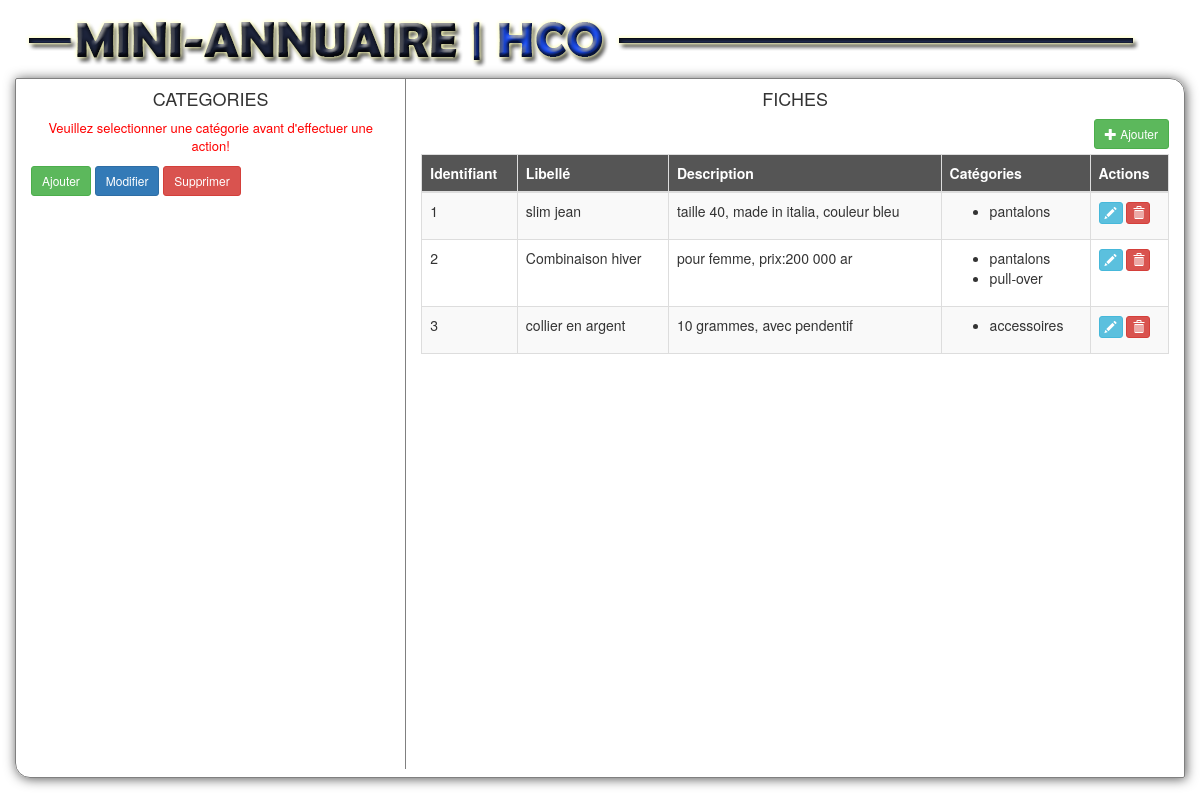
The page / on the database its author committed.
### tables this page shows
CREATE TABLE IF NOT EXISTS `fiche` (
  `id_fiche` int(11) NOT NULL AUTO_INCREMENT,
  `libelle_fiche` varchar(50) NOT NULL,
  `description_fiche` varchar(200) NOT NULL,
  PRIMARY KEY (`id_fiche`)
);

CREATE TABLE IF NOT EXISTS `lien_categ_fiche` (
  `id_categorie` int(11) NOT NULL,
  `id_fiche` int(11) NOT NULL,
  PRIMARY KEY (`id_categorie`,`id_fiche`),
  KEY `id_fiche` (`id_fiche`)
);

CREATE TABLE IF NOT EXISTS `categorie` (
  `id_categorie` int(11) NOT NULL AUTO_INCREMENT,
  `libelle_categorie` varchar(50) NOT NULL,
  `id_parent` int(11) DEFAULT NULL,
  PRIMARY KEY (`id_categorie`),
  KEY `id_parent` (`id_parent`)
);

### controllers/categorie.php (called while the page is built, shortened)
<?php
require_once __DIR__.'/../models/fiche_model.php';
class Categorie{
	private $fiches;
	public function __construct(){
		$this->fiches = new Fiche_model();
	}
	public function show_indexPage(){
		$fiche = $this->fiches->selectAll();
		include('views/index_page.php');
	}
}

### index.php (called while the page is built)
<?php
require 'controllers/route.php';
$route = new Route();
$route->run();?>

### models/connexion.php (called while the page is built)
<?php
class Connexion
{
    private static $instance = null;
    private $_pdo = null;
    private $_host = "localhost";
    private $_login = "root";
    private $_passwd = "root";
    private $_database = "annuairedb";
    private function __construct()
    {
        $this->_pdo = new PDO("mysql:host=".$this->_host.";dbname=".$this->_database, $this->_login, $this->_passwd);
        $this->_pdo->setAttribute(PDO::ATTR_ERRMODE, PDO::ERRMODE_EXCEPTION);
    }
    public static function getInstance()
    {
        if(is_null(self::$instance)) self::$instance = new Connexion();
        return self::$instance;
    }
    public function getPDO(){
        return $this->_pdo;
    }
}
?>

### models/fiche_model.php (called while the page is built, shortened)
<?php
require_once __DIR__.'/../models/model.php';
class Fiche_model extends Model{
	public function selectAll(){
		$statement = 'SELECT * FROM fiche';
		$fiche = $this->query($statement);
		$data =array();
		while($row=$fiche->fetch()){
			foreach ($row as $key => $fichem) {
				$row['categories'] = $this->getCategories($row['id_fiche']);
			}
			array_push($data, $row);
		}
		return $data;
	}
	private function getCategories($idFiche){
		$statement = "SELECT lien_categ_fiche.id_categorie, categorie.libelle_categorie FROM lien_categ_fiche INNER JOIN categorie ON lien_categ_fiche.id_categorie = categorie.id_categorie INNER JOIN fiche ON lien_categ_fiche.id_fiche = fiche.id_fiche WHERE lien_categ_fiche.id_fiche = " . $idFiche;
		$categories_fiche = $this->query($statement);
		$data =array();
		while($row=$categories_fiche->fetch()){
		 	array_push($data, $row);
		}
		return $data;
	}
}
?>

### models/model.php (called while the page is built, shortened)
<?php
require_once __DIR__.'/../models/connexion.php';
abstract class Model{
	protected $connexion;
	public function __construct(){
		$this->connexion = Connexion::getInstance()->getPDO();
	}
	protected function query($statement)
	{
		return $this->connexion->query($statement);
	}
}

### views/index_page.php (the view, shortened to what this page needs)
<!DOCTYPE html>
<html>
<head>
	<link rel="stylesheet" type="text/css" href="views/assets/bootstrap/css/bootstrap.min.css">
	<link rel="stylesheet" type="text/css" href="views/assets/css/style.css">
	<link rel="stylesheet" href="views/assets/bootstrap/css/bootstrap-select.min.css">
	<link rel="stylesheet" href="views/assets/bootstrap/css/bootstrap-treeview.css" media="all">
</head>
<body>
	<div class="container">
		<div class="row" id="titre">
			<img src="views/assets/images/titre.png"/>
		</div>
		<div class="row" id="corps">
			<div class="col-lg-4">
				<div class="row-fluid">
					<div class="title">
						<h4>CATEGORIES</h4>
						<p>Veuillez selectionner une catégorie avant d'effectuer une action!</p>
					</div>
					<button class="btn btn-success btn-sm" id="btnAddNode">Ajouter</button>
					<button class="btn btn-primary btn-sm" id="btnUpdateNode">Modifier</button>
					<button  class="btn btn-danger btn-sm" id="deleteNode">Supprimer</button>
				</div>
				<div class="row-fluid" id="treeview"></div>
			</div>
			<div class="col-lg-8" id="contentFiche">
				<div class="title">
					<h4>FICHES</h4>
				</div>
				<button class="btn btn-success btn-sm pull-right" id="btnAdd"><span class="glyphicon glyphicon-plus"></span> Ajouter</button>
				<table class="table table-bordered table-striped table-hover">
					<thead>
						<tr>
							<th class="table-head">Identifiant</th>
							<th class="table-head">Libellé</th>
							<th class="table-head">Description</th>
							<th class="table-head">Catégories</th>
							<th class="table-head">Actions</th>
						</tr>
					</thead>
					<tbody>
						<?php
						$index=1;
						foreach ($fiche as $key => $item) {
							?>
							<tr>
								<td><?= $item['id_fiche'] ?></td>
								<td><?= $item['libelle_fiche'] ?></td>
								<td><?= $item['description_fiche'] ?></td>
								<td>
									<ul>
										<?php
										foreach ($item['categories'] as $key_categories => $lien_cat_fiche) {
											?>
											<li class="categorie<?= $item['id_fiche'] ?>" name="<?= $lien_cat_fiche['id_categorie'] ?>"><?= $lien_cat_fiche['libelle_categorie'] ?></li>
											<?php
										}
										?>
									</ul>
								</td>
								<td>
									<button class="btn btn-info btn-xs" name="<?= $index ?>" id="btnUpdate"><span class="glyphicon glyphicon-pencil"></span></button>
									<button class="btn btn-danger btn-xs" name="<?= $item['id_fiche'] ?>" id="btnDelete"><span class="glyphicon glyphicon-trash"></span></button>
								</td>
							</tr>
							<?php
							$index++;
						}
						?>
					</tbody>
				</table>
			</div>
		</div>
	</div>
</body>
</html>

### controllers/route.php (shortened to what this page needs)
<?php
require_once 'categorie.php';
class Route{
	private $categorie;
	public function __construct(){
		$this->categorie = new Categorie();
	}
	public function run(){
		try{
			if(!isset($_GET['action'])){
				$this->categorie->show_indexPage();
			}
		}
		catch(Exception $e){
			print $e->getMessage();
		}
	}
}

### views/assets/css/style.css (style rules this page uses)
#corps { height:700px; border: solid 1px grey; border-radius:2px 15px 2px 15px; box-shadow:1px 1px 12px #555; }
#contentFiche { height: 690px; overflow: auto; border-left:solid 1px gray; }
#treeview { height:589px; overflow: auto; margin-top: 5px; }
.title { text-align: center; font-size: 14px; }
#btnAdd { margin-bottom: 5px; }
p { font-size: 13px; text-align: center; color: red; }
.table-head { background-color: #555; color: white; }

### rows shown on the page
fiche: id_fiche "1", libelle_fiche "slim jean", description_fiche "taille 40, made in italia, couleur bleu"
lien_categ_fiche: id_categorie.libelle_categorie "pantalons"
fiche: id_fiche "2", libelle_fiche "Combinaison hiver", description_fiche "pour femme, prix:200 000 ar"
lien_categ_fiche: id_categorie.libelle_categorie "pull-over"
fiche: id_fiche "3", libelle_fiche "collier en argent", description_fiche "10 grammes, avec pendentif"
lien_categ_fiche: id_categorie.libelle_categorie "accessoires"
